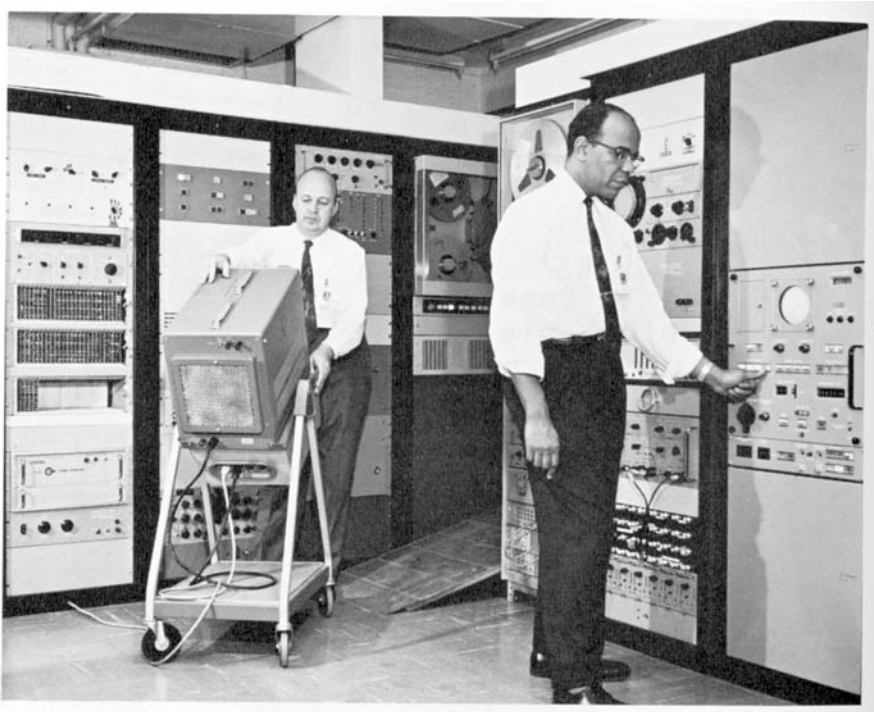
//> input picture hw1/img/Originals/Billingsley_JPL.png, 874 x 712 px
$ ./gray2binary ../hw1/img/Originals/Billingsley_JPL.png out.png 3 ../hw1/img/Originals/Brown_rice_hard_segmentation.png   (built with g++ and OpenCV 4)
//> lines starting //> are read from the running program, lines starting //| are printed output that depends on the picture; after the words box and inside, x2 and y2 are one past the last pixel; in counts of white or black regions, pixels touching at a corner belong together
#include <stdio.h>
#include <opencv2/opencv.hpp>

int main(int argc, char** argv )
{
    if ( argc != 5 )
    {
        std::cout << "usage: ./gray2binary input_grayscale_image_filename output_binary_image_filename threshold_value input_ground_truth_image" << std::endl;
        return -1;
    }

    // read input image & create 0 image for output
    cv::Mat img = cv::imread(argv[1], 0); // input image
//> img is the input picture: 712 rows x 874 cols, CV_8UC1; min 0, max 255, mean 156.8
    cv::Mat gt = cv::imread(argv[4], 0); // ground truth image
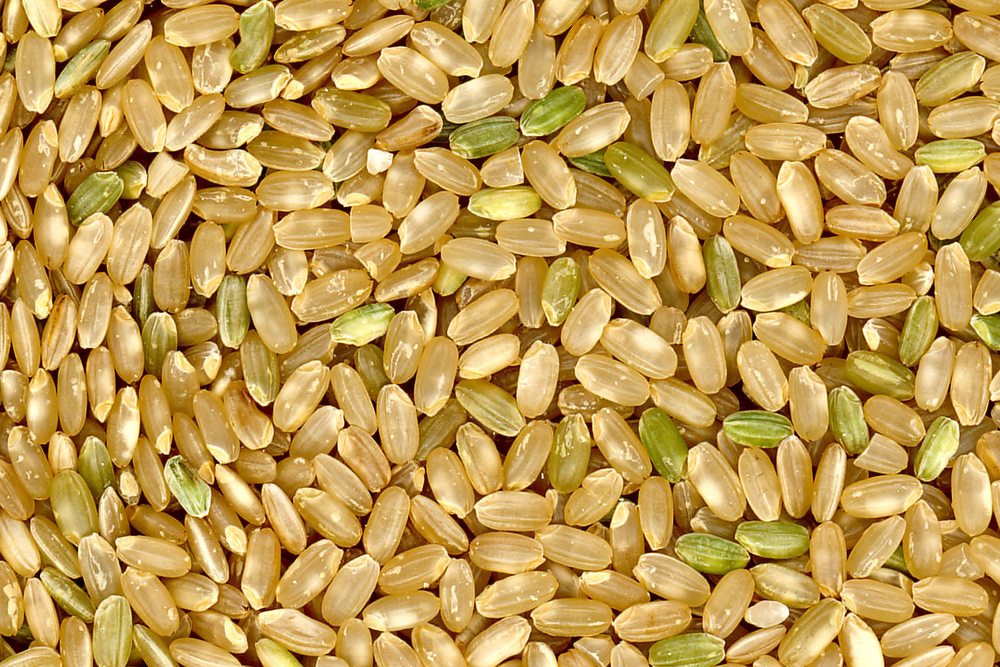
//> input picture hw1/img/Originals/Brown_rice_hard_segmentation.png, 1000 x 667 px, shrunk from 1600 x 1067 before the run
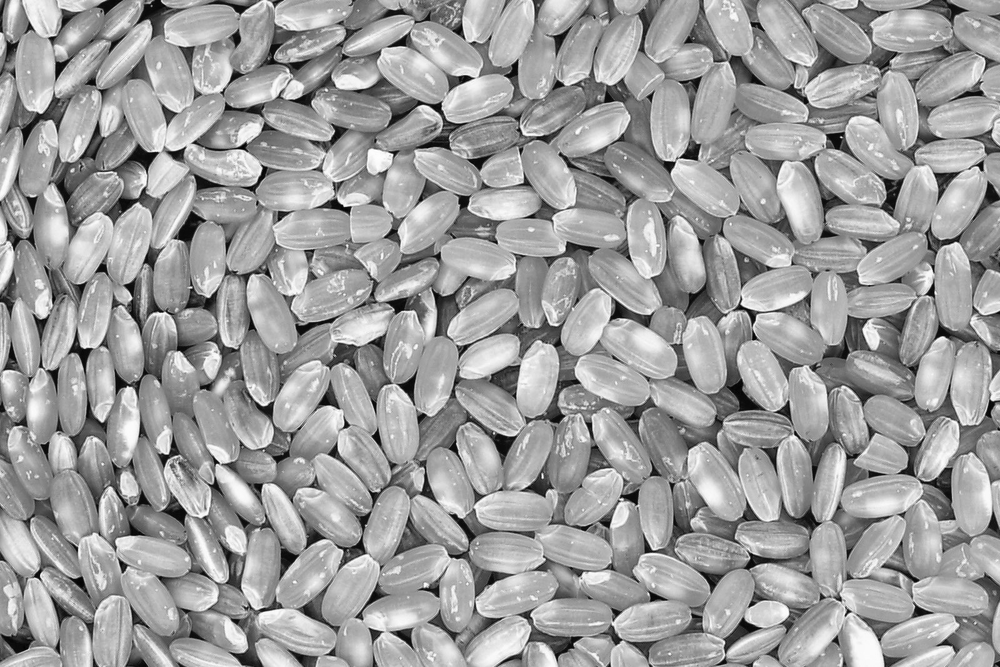
//> gt: 667 rows x 1000 cols, CV_8UC1; min 1, max 255, mean 157.7
    if ( !img.data || !gt.data )
    {
        std::cout << "could not read image: " << argv[1] << " and/or " << argv[4] << std::endl;
        return -1;
    }
    cv::Mat bin = cv::Mat::zeros(img.size(), 0);

    int tpos, tneg, fpos, fneg = 0;

    // do our computation for grayscale -> binary
    int rows = img.rows;
//> rows = 712
    int cols = img.cols;
//> cols = 874
    for(int r = 0; r < rows; ++r) {
        for(int c = 0; c < cols; ++c) {
            uint8_t val;
            if(img.at<uint8_t>(r,c) < atoi(argv[3])) { val = 0; }
            else { val = 255; }
            bin.at<uint8_t>(r,c) = val;

            // true pos
            if(bin.at<uint8_t>(r,c) == 255 && bin.at<uint8_t>(r,c) == gt.at<uint8_t>(r,c)) {
                ++tpos;
            }
            // true neg
            else if(bin.at<uint8_t>(r,c) == 0 && bin.at<uint8_t>(r,c) == gt.at<uint8_t>(r,c)) {
                ++tneg;
            }
            // false pos
            else if(bin.at<uint8_t>(r,c) == 255 && bin.at<uint8_t>(r,c) != gt.at<uint8_t>(r,c)) {
                ++fpos;
            }
            // false neg
            else {
                ++fneg;
            }
        }
    }
//> this loop made 712 passes
//> fpos on passes 1 to 3: 874, 1748, 2622
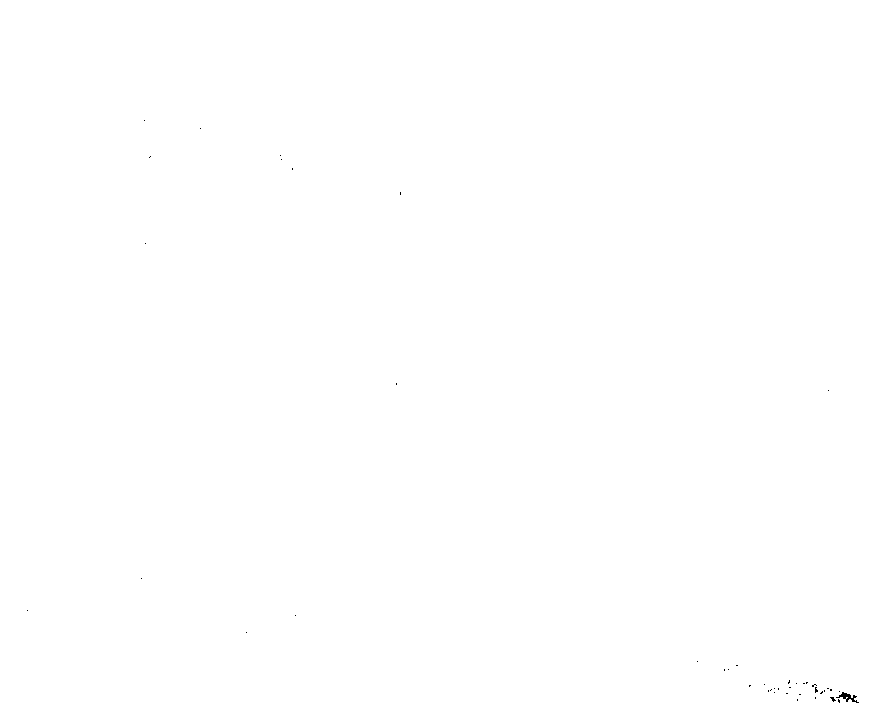
//> bin: 712 rows x 874 cols, CV_8UC1; 100% white; black in thin lines or dots, all inside (x1, y1, x2, y2) = (27, 120, 859, 703)
//> after the loop, tpos = 2; tneg = 181; fpos = 622083; fneg = 22

    cv:imwrite(argv[2], bin);

    // report stats
    std::cout << "True Pos  : " << tpos << std::endl;
//| True Pos  : 2
    std::cout << "True Neg  : " << tneg << std::endl;
//| True Neg  : 181
    std::cout << "False Pos : " << fpos << std::endl;
//| False Pos : 622083
    std::cout << "False Neg : " << fneg << std::endl;
//| False Neg : 22

    // cv::namedWindow("gray2binary", cv::WINDOW_AUTOSIZE );
    // cv::imshow("gray2binary", bin);
    // cv::waitKey(0);

    return 0;
}
